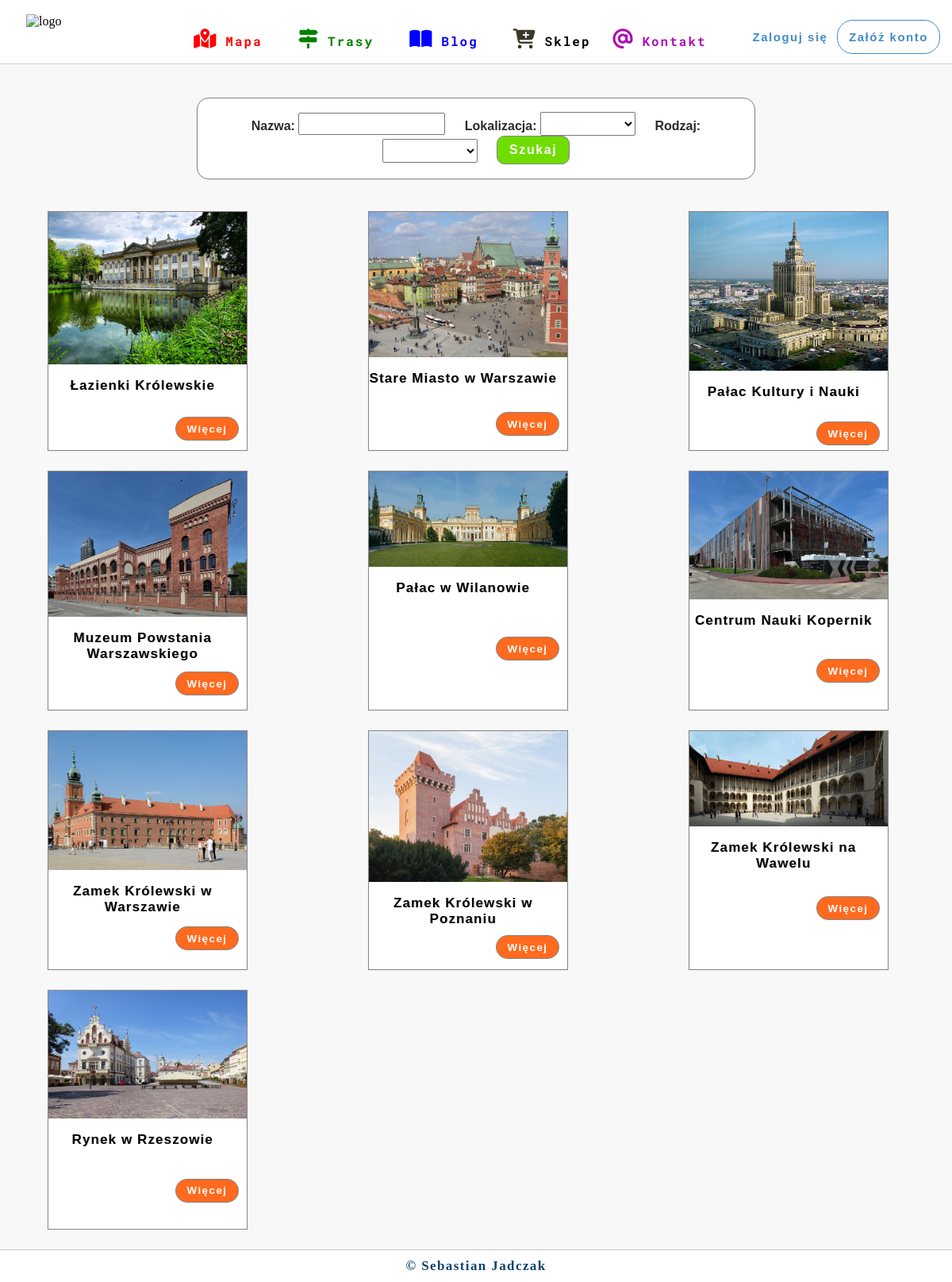
The app's page /trails/points/ with its own data.
### map/models.py (models this page shows, shortened)
class Point(models.Model):
    TYPE_POINT = (
        ('Zamki', 'Zamki'),
        ('Forty', 'Forty'),
        ('Kościoły', 'Kościoły'),
        ('Muzeum', 'Muzeum'),
        ('Parki', 'Parki'),
        ('Ogrody', 'Ogrody'),
        ('Pomniki', 'Pomniki'),
        ('Rynki', 'Rynki'),
        ('Mosty', 'Mosty'),
        ('Wieże', 'Wieże'),
        ('Stadiony', 'Stadiony'),
        ('Cmentarze', 'Cmentarze'),
        ('Budowle', 'Budowle'),
        ('Porty', 'Porty'),
        ('Filcharmonie', 'Filcharmonie')
    )
    name = models.CharField(max_length=30)
    descriptions = models.TextField()
    location = models.CharField(max_length=30)
    coordinateX = models.DecimalField(max_length=30, decimal_places=7, max_digits=100)
    coordinateY = models.DecimalField(max_length=30, decimal_places=7, max_digits=100)
    image = models.ImageField(upload_to='media/img_point/%Y/%m%d')
    type = models.CharField(max_length=15, choices=TYPE_POINT)

### trails/views.py (the view, shortened to what this page needs)
# urls.py: path('points/', views.PointsListView.as_view(), name='points'),
class PointsListView(ListView):
    template_name = 'points/points.html'
    model = Point
    list = Point.objects.all()
    def get_context_data(self, **kwargs):
        context = super(PointsListView, self).get_context_data(**kwargs)
        context['list'] = Point.objects.all()
        return context

### trails/templates/points/points.html (shortened to what this page needs)
{% extends 'base_trail.html' %}
{% block content %}
    <div class="search_points">
        <form action="." method="post">
            <label class="nazwa">Nazwa:
                <input type="text" name="search">
            </label>
            <label class="location"> Lokalizacja:
            <select name="location_points" id="location">
                <option value=""></option>
                <option value="Warszawa">Warszawa</option>
            </select>
                </label>
            <label class="type"> Rodzaj:
            <select name="point_type" id="type">
                <option value=""></option>
                <option value="Zamki">Zamki</option>
            </select>
                </label>
            <button class="search">Szukaj</button>
        </form>
    </div>
<div class="point_list_interest_point">
    {% for element in list %}
        <div class="point">
            <div class="image_point"><img src="{{element.image.url}}" alt=""></div>
            <div class="point_descriptions">
                <p>{{element.name}}</p>
                 <div class="point_descriptions_more"><button class="more"><a href="{% url 'trails:point_detail' element.id %}">Więcej</a></button></div>
            </div>
        </div>
    {% endfor %}
    </div>
{% endblock %}

### map/static/css/style.css (style rules this page uses)
body { margin: 0; padding: 0; }

### map/static/css/style_interesting_points.css (style rules this page uses)
div.search_points { text-align: center; margin: 20px auto; width:55%; padding: 20px 0 15px; background-color: #fff; border: 0.5px solid #868686; box-shadow: 0 0 1px #d2d2d2; border-radius: 15px; }
div.search_points form label { font-family: Arial, sans-serif; font-weight: bold; color: #2b2b2b; z-index: -9; }
div.search_points form input { margin-right: 20px; height: 22px; transform: translateY(-3px); }
div.search_points form select { margin-right: 20px; height: 30px; width: 120px; transform: translateY(-3px); }
div.search_points form button { background-color: #6fdd00; transform: translateY(-3px); color: #ffffff; font-size: 16px; font-weight: bold; letter-spacing: 1.6px; padding: 8px 15px; border-radius: 10px; border: 0.5px solid #868686; box-shadow: 0 0 1px #d2d2d2; }
div.point_list_interest_point { display: flex; flex-wrap: wrap; }
div.point { width:250px; height:300px; margin: 20px 20px 5px 0; display: flex; flex-direction: column; background-color: #fff; border: 0.5px solid #868686; box-shadow: 0 0 1px #d2d2d2; }
div.point div.image_point { width:100%; height: 200px; }
div.point div.image_point img { width:100%; height:100%; }
div.point div.point_descriptions { width:100%; height:100%; justify-content: end; }
div.point div.point_descriptions p { width:95%; height: 30%; font-size: 17px; text-align: center; font-weight: bold; letter-spacing: 1.1px; font-family: Arial, sans-serif; text-shadow: 1px 0 1px #d7d7d7; }
div.point div.point_descriptions div.point_descriptions_more { text-align: right; }
button.more { width:80px; height:30px; background-color: #ff6a1e; border-radius: 15px; border: 0.5px solid #868686; box-shadow: 0 0 1px #d2d2d2; margin-right: 10px; }
button.more a { color:white; text-decoration: none; letter-spacing: 1.5px; font-weight: bold; }
@media only screen and (max-width: 1680px) { div.search_points { width:65%; } }
@media only screen and (max-width: 1680px) { div.point_list_interest_point { justify-content: space-between; width: 90vw; margin: 0 auto; } }

### records on screen
Point: image (picture), name "Łazienki Królewskie"
Point: image (picture), name "Stare Miasto w Warszawie"
Point: image (picture), name "Pałac Kultury i Nauki"
Point: image (picture), name "Muzeum Powstania Warszawskiego"
Point: image (picture), name "Pałac w Wilanowie"
Point: image (picture), name "Centrum Nauki Kopernik"
Point: image (picture), name "Zamek Królewski w Warszawie"
Point: image (picture), name "Zamek Królewski w Poznaniu"
Point: image (picture), name "Zamek Królewski na Wawelu"
Point: image (picture), name "Rynek w Rzeszowie"
